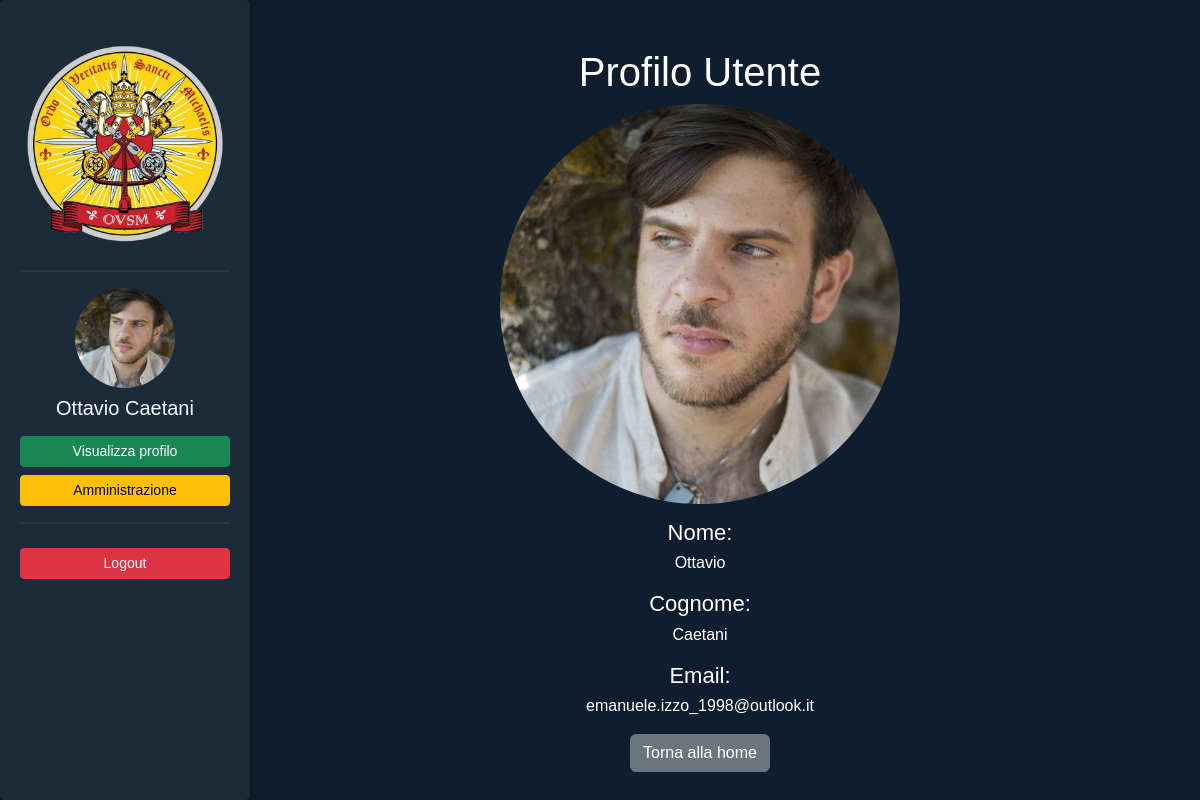
Screenshot of /profilo.php (signed in) with the database file from the repository.
### tables this page shows
CREATE TABLE `utenti` (
  `id` int(11) NOT NULL,
  `username` varchar(50) NOT NULL,
  `password_hash` varchar(255) NOT NULL,
  `email` varchar(100) NOT NULL,
  `nome` varchar(50) NOT NULL,
  `cognome` varchar(50) NOT NULL,
  `foto_profilo` varchar(255) DEFAULT NULL,
  `ruolo` enum('utente','admin') NOT NULL DEFAULT 'utente',
  `stato` enum('attivo','sospeso','disattivato') NOT NULL DEFAULT 'attivo',
  `data_creazione` timestamp NOT NULL DEFAULT current_timestamp()
);

### profilo.php (the view, shortened to what this page needs)
<?php
include 'db_connection.php';
$stmt = $conn->prepare("SELECT username, foto_profilo, nome, cognome, ruolo FROM utenti WHERE id = ?");
$stmt->bind_param("i", $_SESSION['user_id']);
$stmt->execute();
$result = $stmt->get_result();
$user = $result->fetch_assoc();
$user_id = $_SESSION['user_id'];
$stmt = $conn->prepare("SELECT nome, cognome, email, foto_profilo FROM utenti WHERE id = ?");
$stmt->bind_param("i", $user_id);
$stmt->execute();
$result = $stmt->get_result();
$utente = $result->fetch_assoc();
?>
<!DOCTYPE html>
    <html lang="it">
    <head>
        <link href="https://cdn.jsdelivr.net/npm/bootstrap@5.3.2/dist/css/bootstrap.min.css" rel="stylesheet">
        <link rel="stylesheet" href="css/style.css">
    </head>
    <body>
        <div class="container-fluid">
            <div class="row">
                <nav class="col-md-3 col-lg-2 d-md-block bg-dark sidebar vh-100">
                    <div class="text-center py-4">
                        <a href="index"><img src="images/logo.png" alt="Logo Agenzia" class="logo"><br></a>
                        <hr class="text-light">
                        <img src="<?php echo "uploads/".htmlspecialchars($user['foto_profilo']); ?>" alt="Profilo" class="img-fluid rounded-circle" style="width: 100px; height: 100px;">
                        <h5 class="text-light mt-2"><?php echo htmlspecialchars($user['nome'])." ".htmlspecialchars($user['cognome']); ?></h5>
                        <a href="profilo" class="btn btn-success btn-sm mt-2 w-100">Visualizza profilo</a>
                        <?php if ($user['ruolo'] === 'admin'): ?>
                            <a href="admin" class="btn btn-warning btn-sm mt-2 w-100">Amministrazione</a>
                        <?php endif; ?>
                        <hr class="text-light">
                        <a href="logout" class="btn btn-danger btn-sm mt-2 w-100">Logout</a>
                    </div>
                </nav>
                <main class="col-md-9 ms-sm-auto col-lg-10 px-md-4 d-flex-inline align-items-center justify-content-center position-relative my-5">
                    <h1>Profilo Utente</h1>
                    <div class="profilo-container">
                        <img src="uploads/<?php echo htmlspecialchars($utente['foto_profilo'] ?: 'default.jpg'); ?>" alt="Foto Profilo" class="img-fluid rounded-circle" style="width: 400px; height: 400px;">
                        <p><h2>Nome:</h2> <?php echo htmlspecialchars($utente['nome']); ?></p>
                        <p><h2>Cognome:</h2> <?php echo htmlspecialchars($utente['cognome']); ?></p>
                        <p><h2>Email:</h2> <?php echo htmlspecialchars($utente['email']); ?></p>
                    </div>
                    <a href="index" class="btn btn-secondary">Torna alla home</a>
                </main>
            </div>
        </div>
    </body>
</html>

### css/style.css (style rules this page uses)
body { font-family: Arial, sans-serif; background-color: #0f1e2e; color: white; text-align: center; }
.logo { width: 200px; margin-bottom: 10px; }
h2 { margin: 5px 0; font-size: 22px; }
p { font-size: 14px; opacity: 0.8; }
.sidebar { min-height: 100vh; height: auto; width: 250px; overflow-y: auto; position: fixed; top: 0; left: 0; color: #fff; padding: 20px; background: #1c2b3a !important; border-radius: 5px; box-shadow: 0px 0px 10px rgba(0, 0, 0, 0.5); }
.sidebar hr { border: 1px solid rgba(255, 255, 255, 0.2); }

### rows the page displays
utenti: foto_profilo (picture), nome "Ottavio", cognome "Caetani", email "emanuele.izzo_1998@outlook.it"
